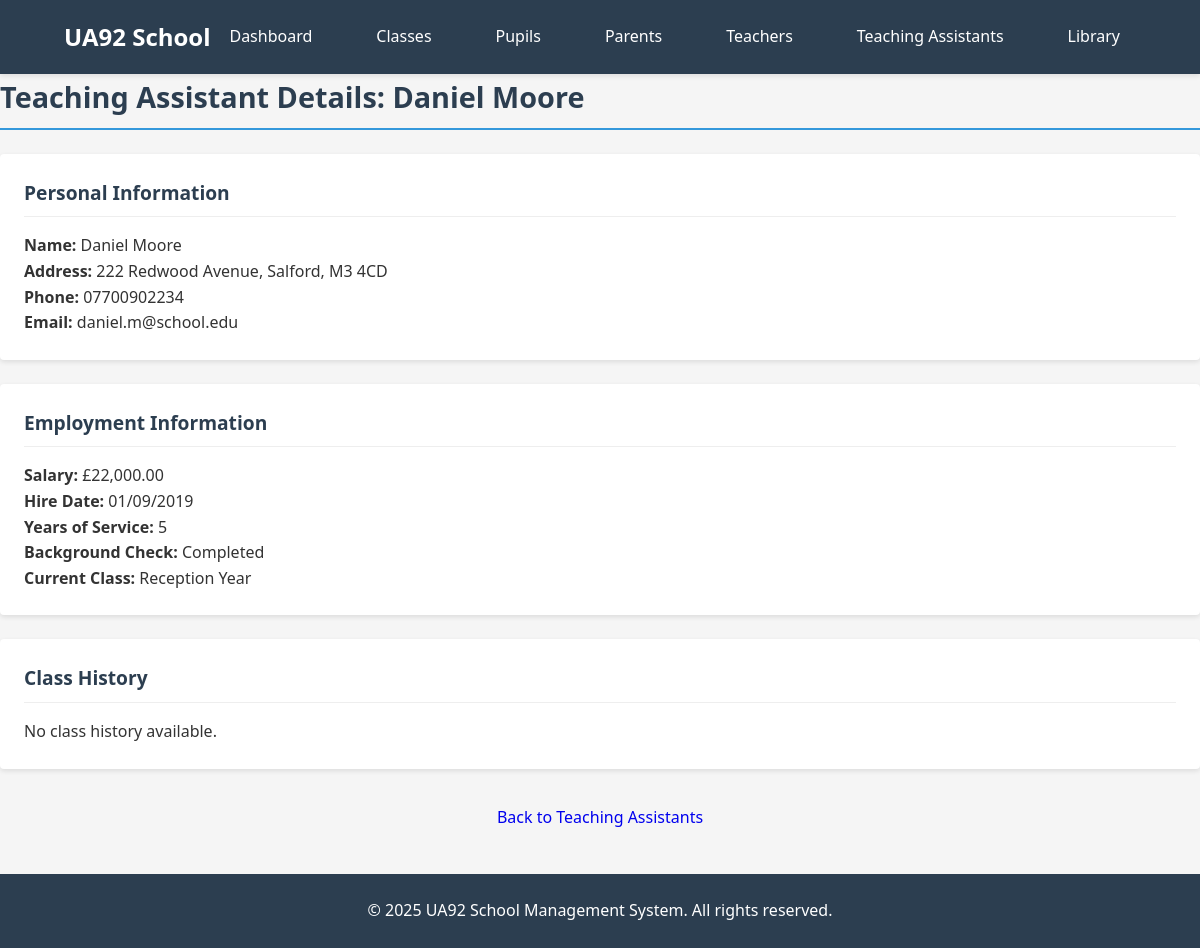
/ta_details.php?id=2, run on the app's committed database.
### tables this page shows
CREATE TABLE `teaching_assistants` (
  `ta_id` int(11) NOT NULL,
  `first_name` varchar(50) NOT NULL,
  `last_name` varchar(50) NOT NULL,
  `address` text NOT NULL,
  `phone` varchar(20) NOT NULL,
  `email` varchar(100) NOT NULL,
  `salary` decimal(10,2) NOT NULL,
  `background_check` tinyint(1) DEFAULT 0,
  `hire_date` date NOT NULL,
  `class_id` int(11) DEFAULT NULL
);

CREATE TABLE `classes` (
  `class_id` int(11) NOT NULL,
  `class_name` varchar(50) NOT NULL,
  `capacity` int(11) NOT NULL,
  `teacher_id` int(11) DEFAULT NULL
);

### ta_details.php (the view, shortened to what this page needs)
<!DOCTYPE html>
<html lang="en">
<head>
    <link rel="stylesheet" href="styles.css">
</head>
<?php
require_once 'config.php';
$ta_id = $_GET['id'];
include 'header.php';
$ta = $conn->query("
    SELECT ta.*, c.class_name
    FROM teaching_assistants ta
    LEFT JOIN classes c ON ta.class_id = c.class_id
    WHERE ta.ta_id = $ta_id
")->fetch_assoc();
$hire_date = new DateTime($ta['hire_date']);
$today = new DateTime();
$years_of_service = $hire_date->diff($today)->y;
$class_history = $conn->query("
    SELECT c.class_name, ch.start_date, ch.end_date
    FROM ta_class_history ch
    JOIN classes c ON ch.class_id = c.class_id
    WHERE ch.ta_id = $ta_id
    ORDER BY ch.start_date DESC
");
?>
<h1 class="section-title">Teaching Assistant Details: <?php echo htmlspecialchars($ta['first_name'] . ' ' . $ta['last_name']); ?></h1>
<div class="card">
    <div class="card-header">Personal Information</div>
    <div class="p-3">
        <p><strong>Name:</strong> <?php echo htmlspecialchars($ta['first_name'] . ' ' . $ta['last_name']); ?></p>
        <p><strong>Address:</strong> <?php echo nl2br(htmlspecialchars($ta['address'])); ?></p>
        <p><strong>Phone:</strong> <?php echo htmlspecialchars($ta['phone']); ?></p>
        <p><strong>Email:</strong> <?php echo htmlspecialchars($ta['email']); ?></p>
    </div>
</div>
<div class="card">
    <div class="card-header">Employment Information</div>
    <div class="p-3">
        <p><strong>Salary:</strong> £<?php echo number_format($ta['salary'], 2); ?></p>
        <p><strong>Hire Date:</strong> <?php echo date('d/m/Y', strtotime($ta['hire_date'])); ?></p>
        <p><strong>Years of Service:</strong> <?php echo $years_of_service; ?></p>
        <p><strong>Background Check:</strong> <?php echo $ta['background_check'] ? 'Completed' : 'Pending'; ?></p>
        <p><strong>Current Class:</strong> <?php echo $ta['class_name'] ? htmlspecialchars($ta['class_name']) : 'Not assigned'; ?></p>
    </div>
</div>
<div class="card">
    <div class="card-header">Class History</div>
    <?php if ($class_history->num_rows > 0): ?>
        <table class="table">
            <thead>
                <tr>
                    <th>Class</th>
                    <th>Start Date</th>
                    <th>End Date</th>
                </tr>
            </thead>
            <tbody>
                <?php while ($history = $class_history->fetch_assoc()): ?>
                    <tr>
                        <td><?php echo htmlspecialchars($history['class_name']); ?></td>
                        <td><?php echo date('d/m/Y', strtotime($history['start_date'])); ?></td>
                        <td><?php echo $history['end_date'] ? date('d/m/Y', strtotime($history['end_date'])) : 'Current'; ?></td>
                    </tr>
                <?php endwhile; ?>
            </tbody>
        </table>
    <?php else: ?>
        <div class="p-3">No class history available.</div>
    <?php endif; ?>
</div>
<div class="text-center mt-3">
    <a href="teaching_assistants.php" class="btn">Back to Teaching Assistants</a>
</div>
<?php include 'footer.php'; ?>

### styles.css (style rules this page uses)
:root { --primary-color: #3498db; --secondary-color: #2980b9; --accent-color: #e74c3c; --light-color: #ecf0f1; --dark-color: #2c3e50; --success-color: #2ecc71; --warning-color: #f39c12; --danger-color: #e74c3c; --border-radius: 4px; --box-shadow: 0 2px 5px rgba(0,0,0,0.1); --transition: all 0.3s ease; }
* { margin: 0; padding: 0; box-sizing: border-box; font-family: 'Segoe UI', Tahoma, Geneva, Verdana, sans-serif; }
body { background-color: #f5f5f5; color: #333; line-height: 1.6; min-height: 100vh; }
.section-title { color: var(--dark-color); margin-bottom: 1.5rem; padding-bottom: 0.5rem; border-bottom: 2px solid var(--primary-color); font-size: 1.8rem; }
.card { background: white; border-radius: var(--border-radius); box-shadow: var(--box-shadow); padding: 1.5rem; margin-bottom: 1.5rem; transition: var(--transition); }
.card-header { font-size: 1.2rem; margin-bottom: 1rem; color: var(--dark-color); border-bottom: 1px solid #eee; padding-bottom: 0.5rem; font-weight: 600; display: flex; align-items: center; gap: 0.5rem; }
.btn { display: inline-block; padding: 0.75rem 1.5rem; border-radius: var(--border-radius); cursor: pointer; font-size: 1rem; transition: var(--transition); text-decoration: none; text-align: center; font-weight: 500; border: none; }
.text-center { text-align: center; }
.mt-3 { margin-top: 1rem; }

### data on the page
teaching_assistants: first_name+last_name "Daniel Moore", address "222 Redwood Avenue, Salford, M3 4CD", phone "07700902234", email "daniel.m@school.edu", salary "22,000.00", hire_date "01/09/2019", class.class_name "Reception Year"
